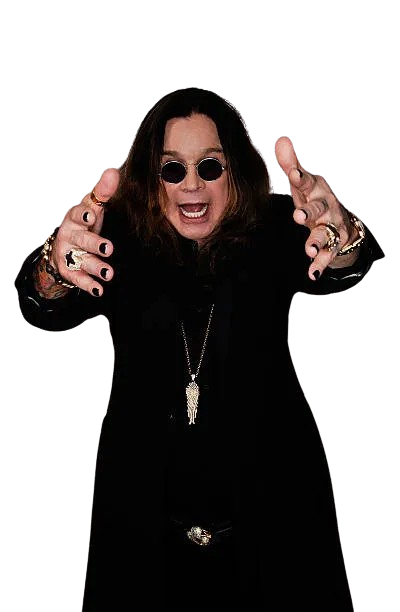
#> input picture busao-do-rock/assets/_raw/chars/ozzy.png, 400 x 612 px
$ python process_sprites.py ../assets/_raw/chars/ozzy.png
#> lines starting #> are read from the running program, lines starting #| are printed output that depends on the picture; after the words box and inside, x2 and y2 are one past the last pixel; in counts of white or black regions, pixels touching at a corner belong together
"""Padroniza os sprites dos personagens (assets/_raw/chars/*.png) em assets/chars/<id>.webp.

Uso (na pasta busao-do-rock):  python tools/process_sprites.py          (todos)
                               python tools/process_sprites.py rita     (só os ids passados; os outros ficam como estão)
Requer: pip install pillow

Todos saem no MESMO canvas (CANVAS, potência de 2 para o WebGL não redimensionar), fundo transparente,
proporção preservada, sem cortar: recorta a sobra transparente, encaixa a figura pela altura (ou pela
largura, se for um grupo muito largo), centraliza na horizontal e encosta os pés na borda de baixo.
Como o canvas é igual para todos, o jogo desenha todos na mesma escala (config.js > charHeight).
"""
import json, os
from PIL import Image

HERE = os.path.dirname(os.path.abspath(__file__))
ASSETS = os.path.join(HERE, '..', 'assets')
RAW = os.path.join(ASSETS, '_raw', 'chars')
OUT = os.path.join(ASSETS, 'chars')

CANVAS = (1024, 512)   # 2:1, cabe pessoa sozinha e banda inteira na mesma altura
MARGIN_TOP = 6         # px livres em cima
QUALITY = 72           # webp com alpha
ALPHA_CUT = 12         # pixels com alpha abaixo disso contam como transparentes no recorte

# id do jogo (config.js) : arquivo original (nome dado na pasta sprites)
SPRITES = {
    'ozzy':      'ozzy.png',
    'raul':      'raul seixas.png',
    'kurt':      'kurtcobain.png',
    'chorao':    'chorao.png',
    'slipknot':  'slipknot.png',
    'sepultura': 'SEPULTURA.png',
    'angus':     'angus young.png',
    'axl':       'axlr.png',
    'soad':      'soad.png',
    'rita':      'ritalee.png',
}


def fit(im):
    im = im.convert('RGBA')
#> im is the input picture: PIL image 400x612 RGBA; mean R, G, B, A 14.6, 10.3, 9.1, 123.7
    mask = im.getchannel('A').point(lambda a: 255 if a >= ALPHA_CUT else 0)
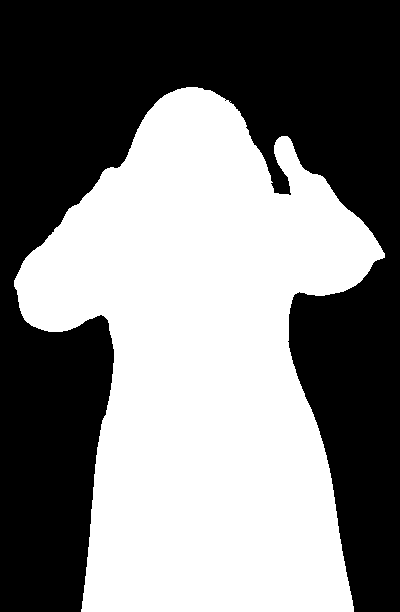
#> mask: PIL image 400x612 L; 49% white; 1 white region, box (x1, y1, x2, y2) and area: (14, 87, 385, 612) 119928
    im = im.crop(mask.getbbox())
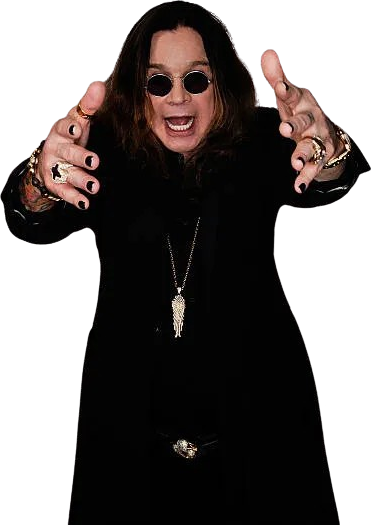
#> im: PIL image 371x525 RGBA; mean R, G, B, A 18.3, 12.9, 11.4, 155.5; transparent parts drawn white
    cw, ch = CANVAS[0], CANVAS[1] - MARGIN_TOP
    s = min(cw / im.width, ch / im.height)
#> s = 0.964
    im = im.resize((max(1, round(im.width * s)), max(1, round(im.height * s))), Image.LANCZOS)
#> im: PIL image 358x506 RGBA
    out = Image.new('RGBA', CANVAS, (0, 0, 0, 0))
#> out: PIL image 1024x512 RGBA; every value is 0
    out.alpha_composite(im, ((CANVAS[0] - im.width) // 2, CANVAS[1] - im.height))
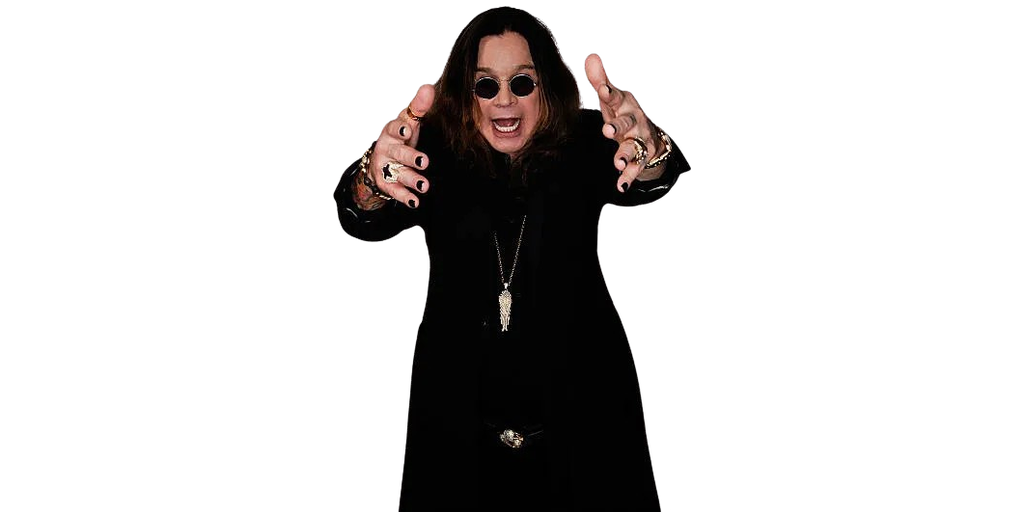
#> out: PIL image 1024x512 RGBA; mean R, G, B, A 6.4, 4.5, 4, 53.7; transparent parts drawn white
    return out, s


def main():
    import sys
    only = [a for a in sys.argv[1:] if a in SPRITES]
    os.makedirs(OUT, exist_ok=True)
    report = []
    for cid, src in SPRITES.items():
        if only and cid not in only:
            continue
        out, s = fit(Image.open(os.path.join(RAW, src)))
        dst = os.path.join(OUT, cid + '.webp')
        out.save(dst, 'WEBP', quality=QUALITY, method=6, alpha_quality=90)
        kb = round(os.path.getsize(dst) / 1024, 1)
        report.append({'id': cid, 'file': 'chars/' + cid + '.webp', 'source': '_raw/chars/' + src,
                       'w': CANVAS[0], 'h': CANVAS[1], 'scale': round(s, 3), 'kb': kb})
        print(cid, kb, 'KB', 'escala', round(s, 2))
#| ozzy 15.6 KB escala 0.96
#> pass 2 of the loop in main, `for cid, src in SPRITES.items():`:
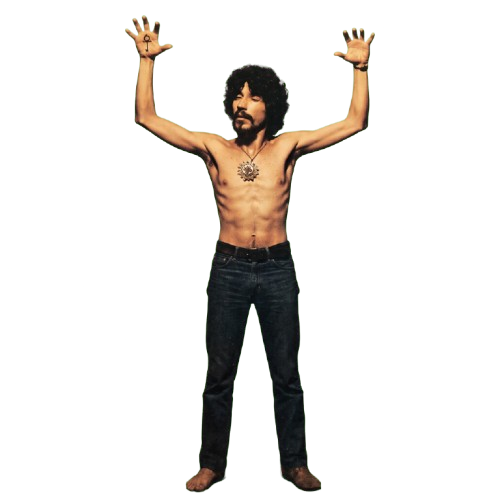
#> input picture busao-do-rock/assets/_raw/chars/raul seixas.png, 500 x 500 px
#> in fit, im is the input picture: PIL image 500x500 RGBA; mean R, G, B, A 14.7, 12, 8.6, 36.3
#> in fit (call 2), `mask = im.getchannel('A').point(lambda a: 255 if a >= ALPHA_CUT else 0)`:
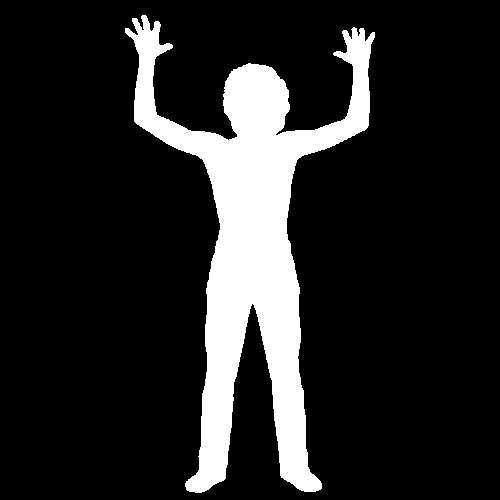
#> mask: PIL image 500x500 L; 14.9% white; 1 white region, box (x1, y1, x2, y2) and area: (125, 15, 375, 493) 37270
#> in fit (call 2), `out.alpha_composite(im, ((CANVAS[0] - im.width) // 2, CANVAS[1] - im.h..`:
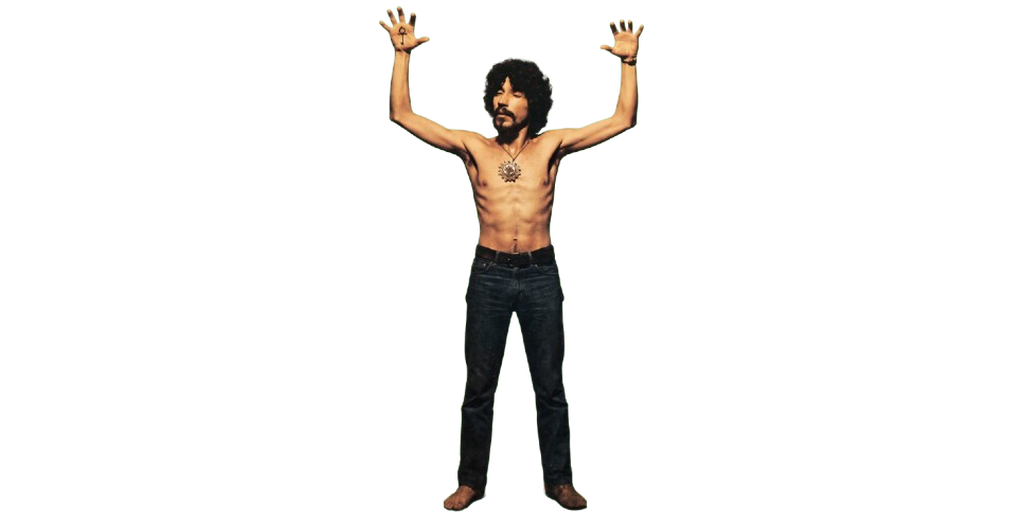
#> out: PIL image 1024x512 RGBA; mean R, G, B, A 8.1, 6.6, 4.7, 19.4; transparent parts drawn white
#| raul 20.7 KB escala 1.06
#> pass 3 of the loop in main, `for cid, src in SPRITES.items():`:
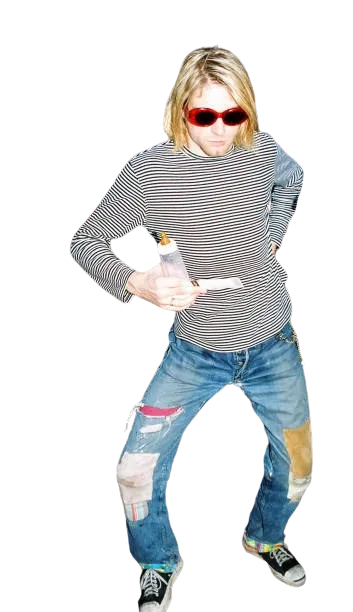
#> input picture busao-do-rock/assets/_raw/chars/kurtcobain.png, 353 x 612 px
#> in fit, im is the input picture: PIL image 353x612 RGBA; mean R, G, B, A 48.1, 50.1, 50.8, 79.3
#> in fit (call 3), `mask = im.getchannel('A').point(lambda a: 255 if a >= ALPHA_CUT else 0)`:
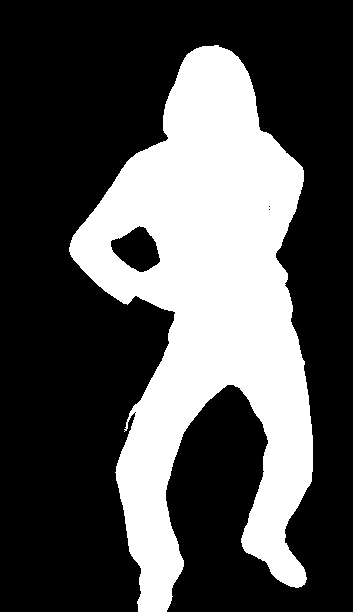
#> mask: PIL image 353x612 L; 31.9% white; 1 white region, box (x1, y1, x2, y2) and area: (69, 45, 313, 612) 68904
#> in fit (call 3), `out.alpha_composite(im, ((CANVAS[0] - im.width) // 2, CANVAS[1] - im.h..`:
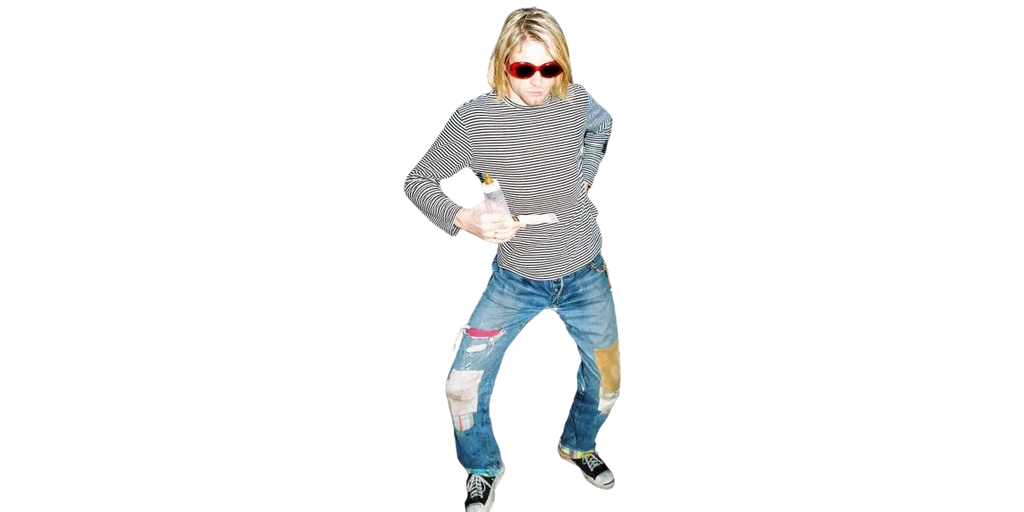
#> out: PIL image 1024x512 RGBA; mean R, G, B, A 16.1, 16.8, 17, 26.1; transparent parts drawn white
#| kurt 27.2 KB escala 0.89
#> the loop made 9 passes; the first 3 are shown
    man_path = os.path.join(ASSETS, 'manifest.json')
    with open(man_path, encoding='utf-8') as f:
        man = json.load(f)
    if only:  # mantém os itens já gerados e troca/acrescenta só os ids processados agora
        old = [it for it in man.get('characters', {}).get('items', []) if it['id'] not in only]
        report = old + report
    man['characters'] = {
        'note': 'Sprites dos personagens: canvas igual para todos, fundo transparente, pés na borda de baixo. '
                'Originais em _raw/chars (nomes da pasta sprites). Gere de novo com python tools/process_sprites.py.',
        'canvas': list(CANVAS),
        'items': report,
    }
    with open(man_path, 'w', encoding='utf-8') as f:
        json.dump(man, f, ensure_ascii=False, indent=2)
        f.write('\n')
    print('total', round(sum(r['kb'] for r in report), 1), 'KB')


if __name__ == '__main__':
#> (the run stopped early here; a loop or call above may not have finished)
